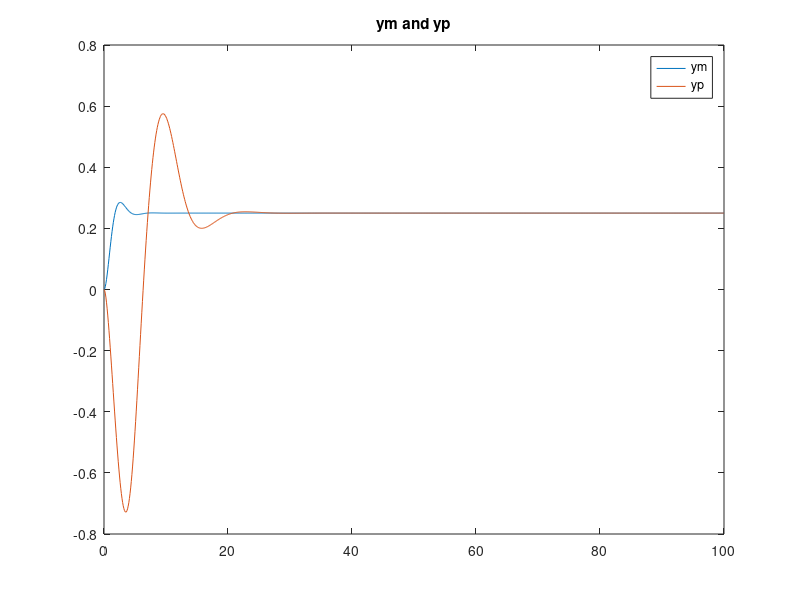
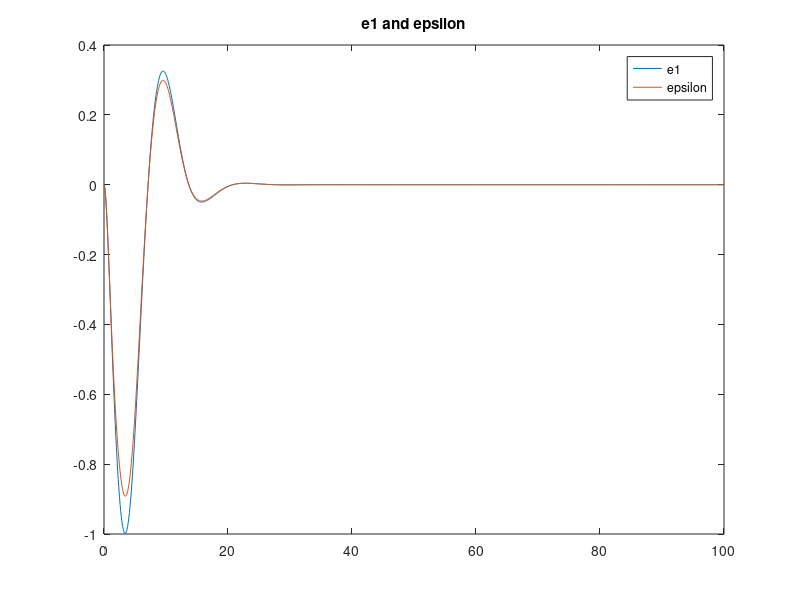
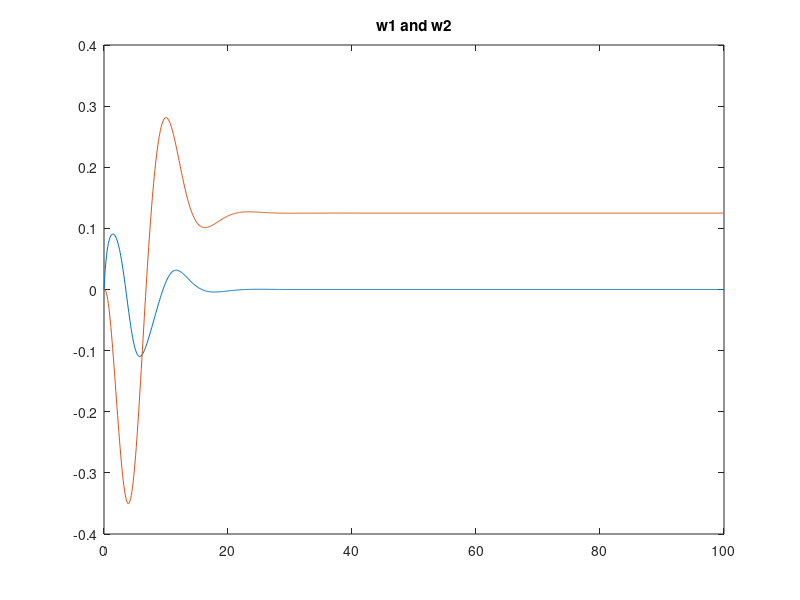
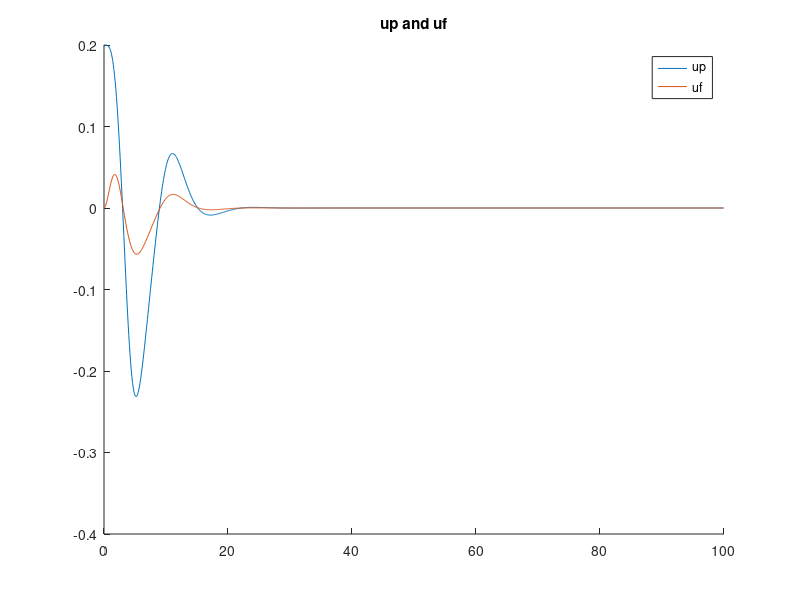

The MATLAB script that drew these images, in order: (Note: this script raises an error after producing the figures.)
function figures()
%% Figures() 
%This function loads the whole workspace of the main script that calls it and plots all loop signals 
%and variables to make sure they're bounded.
%%
load workspace.mat

figure(1)
plot(t_space,ym)
hold on
plot(t_space,yp)
legend('ym','yp')
title('ym and yp')
hold off

figure(2)
plot(t_space(1:length(epsilon)),e1)
title('e1')
hold on
plot(t_space(1:length(epsilon)),epsilon)
title('e1 and epsilon')
legend('e1','epsilon')
hold off

figure(3)
plot(t_space,w1w2(:,1))
% title('w1')
hold on

plot(t_space,w1w2(:,2))
title('w1 and w2')
hold off

figure(4)

hold on 
plot(t_space(1:length(up)),up)
plot(t_space(1:length(uf)),uf)
title('up and uf')
legend('up','uf')
hold off

figure(5)
plot(t_space(1:1034263) ,theta(:,1:4))
title('Theta Vector')
legend('theta1','theta2','theta3','theta4')

figure(6)
plot(t_space,xi)
title('xi')

figure(7)
plot(t_space,ms_squared)
title('ms^2')



end

